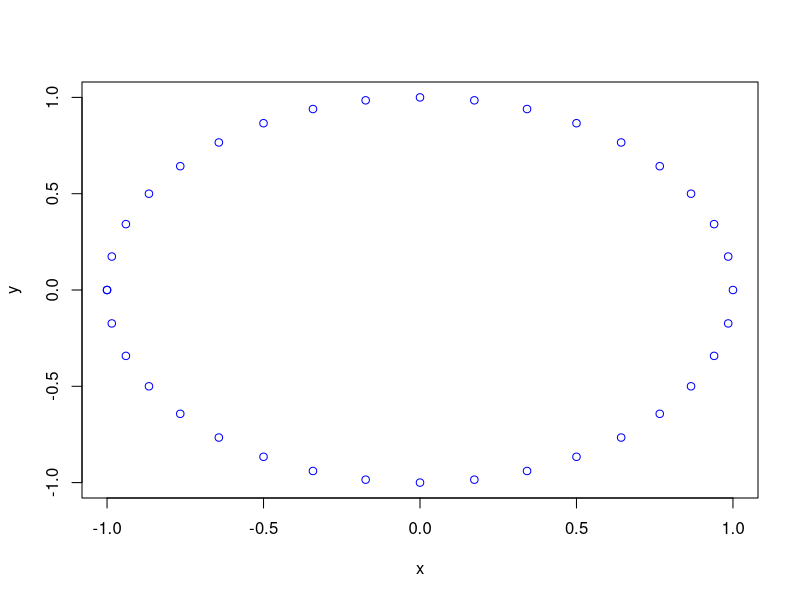
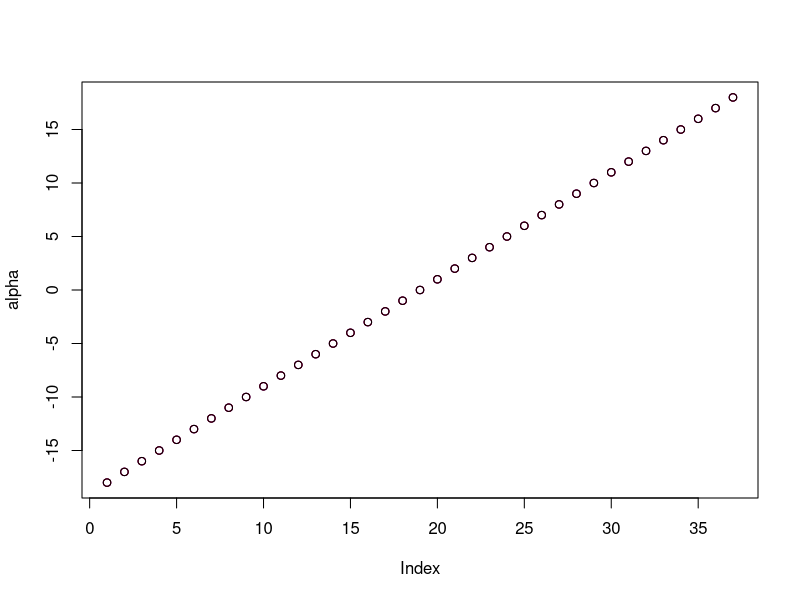
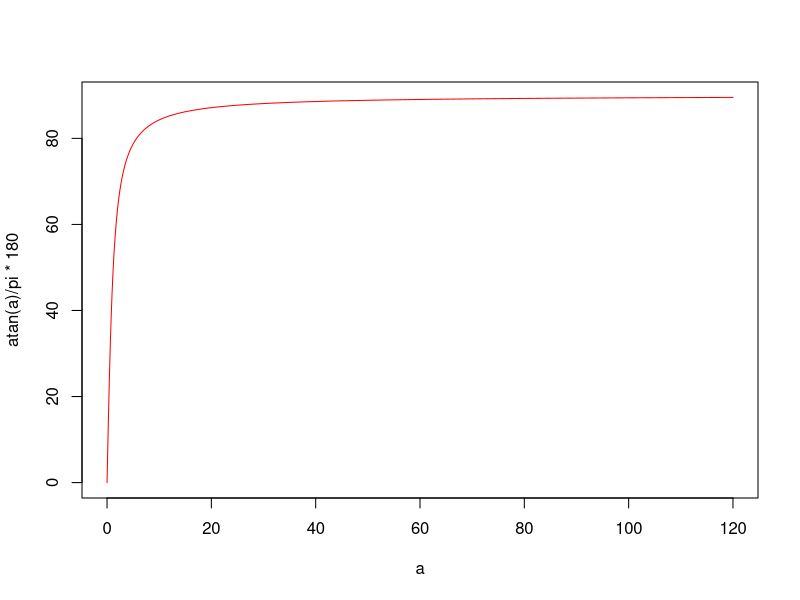

The R script that drew these images, in order:
rm(list = ls())

eps = 1e-10
N = 18
alpha = -N:N

x = cos(alpha * pi / N)
y = sin(alpha * pi / N)

plot(x, y, col = "blue")

myatan = function(z)
    z - z^3/3 + z^5/5 - z^7/7 + z^9/9 - z^10/10

myatan2 = function(yt,xt)
{
    # atan(1e-3)
    # if(abs(x)<1e-5)return
    # res = myatan(y / x)
    # res[x < 0 & y < 0] = res[x < 0 & y < 0] - pi
    # res[x < 0 & y > 0] = res[x < 0 & y > 0] + pi
    # res
    n = length(x)
    stopifnot(n == length(y))
    res = xt
    for(i in 1:n)
    {
        x = xt[i]
        y = yt[i]
        if (abs(y) < abs(x) * 1e-3)
            res[i] = y / x
        else if(abs(y) > abs(x) * 1e3 )
            res[i] = if (y > 0) pi / 2 else -pi / 2
        else
            res[i] = atan(y / x)

        if(x < 0)
            res[i] = res[i] + (if (y>0) pi else -pi)
    }
    res
}

if (F)
{
    atan2(y,x)*N/pi
    plot(round(atan(y/x)*N/pi))
    plot(round(myatan2(y,x)*N/pi))
}

plot(alpha, col="blue")
lines(atan2(y,x)*N/pi, col="red", type = "p")
lines(myatan2(y,x)*N/pi, col="black", type = "p")


stopifnot(atan2(y,x) - myatan2(y,x) < eps)


atan(116)/ pi * 180
atan(1) / pi * 180

at = atan(seq(0, 120, 0.05)) / pi * 180

a = seq(0, 120, 0.05)
a[diff(round(atan(a) / pi * 180)) != 0]

at[abs(at-90)<0.5]

at[abs(at-0)<0.5]
at[abs(at-1)<0.5]
at[abs(at-2)<0.5]
at[abs(at-3)<0.5]



length(at)

abs(at-90)

plot(a, atan(a)/pi*180, type = 'l', col = "red")


